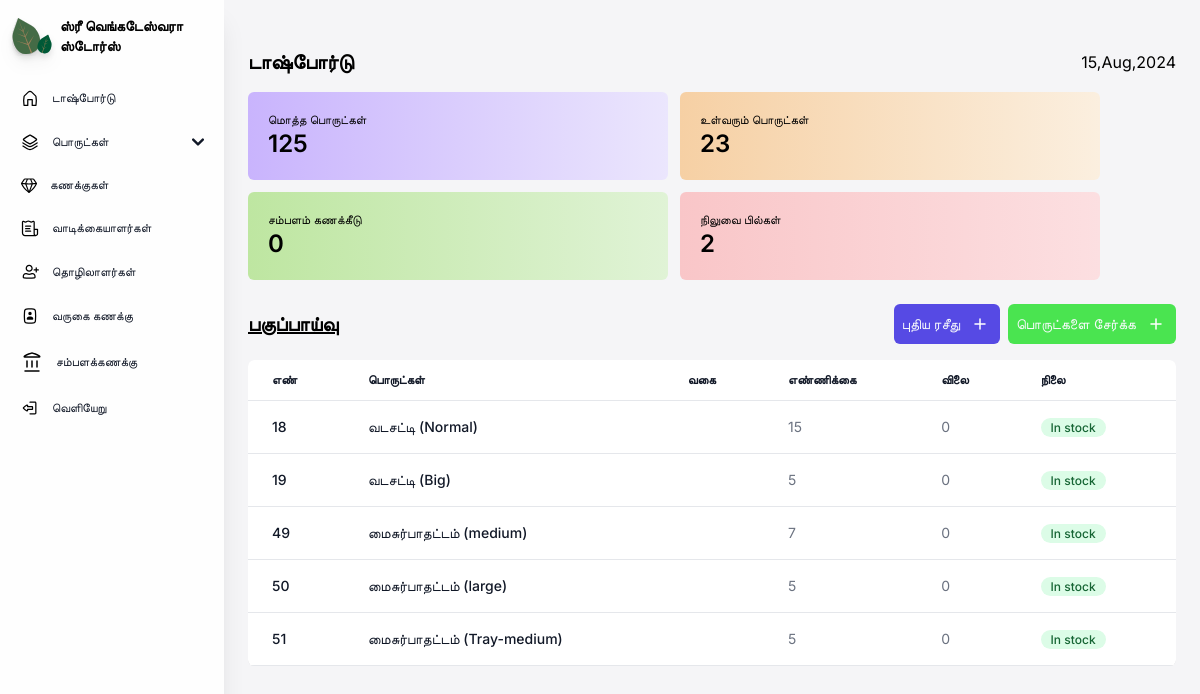
/dashboard/ (signed in), run on an earlier commit of the app's database.
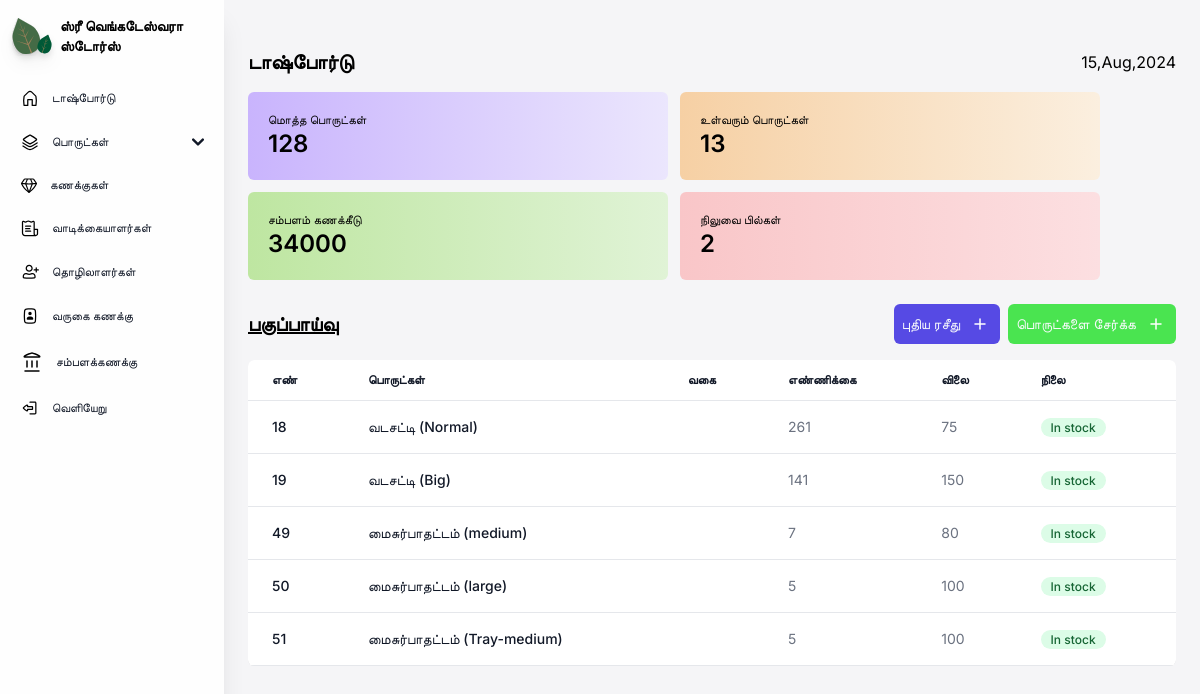
And on a later commit of the database.
### core/models.py (models this page shows, shortened)
class stock(models.Model):
    productname = models.CharField(max_length=70, db_index=True)
    category = models.CharField(max_length=50, blank=True)
    maximumstock = models.PositiveIntegerField()
    quantity = models.PositiveIntegerField()
    price = models.PositiveIntegerField()

### core/views.py (the view)
# urls.py: path('dashboard/', cvs.dashboard),
@login_required(login_url='/auth/signup/')
def dashboard(request):
    model = stock.objects.all()
    ovdc = model.order_by('productname')
    model_bills = bill.objects.filter(billstatus='opened')
    ic_stock  = 0
    for i in model:
        if i.quantity < i.maximumstock:
            ic_stock+=1
    context = {
        'overviewdata':ovdc.reverse()[:5],
        'stockcount': model.count(),
        'iccount': ic_stock,
        'billcount': model_bills.count(),
        'salarydue': salaryobj.objects.aggregate(Sum('salarydue'))['salarydue__sum']
        }
    return render(request, "core/dashboard.html", context)

### core/templates/core/dashboard.html (shortened to what the changed rows need)
{% load static %}
{% load static tailwind_tags%}
<!DOCTYPE html>
<html lang="en">
<head>
    <link href="https://cdnjs.cloudflare.com/ajax/libs/flowbite/2.3.0/flowbite.min.css" rel="stylesheet" />
    {% tailwind_css %}
</head>
<body class="font-inter bg-[#F5F5F7] max-w-full">
<section class="sm:ml-56 px-6 pb-4 max-w-full">
    <main class="mt-4 min-w-full">
    <div class="infobox flex w-full gap-3 flex-wrap items-center">
        <a href="/stocks" class="w-[420px] max-h-[115px]">
        <div class="box max-w-full p-5 bg-gradient-to-r from-[#C9B4FD] to-[#EBE6FD] rounded-md hover:scale-105 transition duration-500">
            <p class="text-xs">மொத்த பொருட்கள்</p>
            <p class="text-2xl font-semibold">{{stockcount}}</p>
        </div>
        </a>
        <a href="/incomingstocks" class="w-[420px] max-h-[115px]">
        <div class="box max-w-full p-5 bg-gradient-to-r from-[#F6D0A4] to-[#FBEFDF] rounded-md hover:scale-105 transition duration-500">
            <p class="text-xs">உள்வரும் பொருட்கள்</p>
            <p class="text-2xl font-semibold">{{iccount}}</p>
        </div>
        </a>
        <a href="/salarymanagement" class="w-[420px] max-h-[115px]">
        <div class="box max-w-full p-5 bg-gradient-to-r from-[#BEE6A1] to-[#E0F3D6] rounded-md hover:scale-105 transition duration-500">
            <p class="text-xs">சம்பளம் கணக்கீடு</p>
            <p class="text-2xl font-semibold">
                {% if salarydue == None %}
                    0
                {% else %}
                {{salarydue}}
                {% endif %}
            </p>
        </div>
        </a>
    </div>
        <div class="relative max-w-[100%] overflow-x-scroll mt-4 rounded-md">
            <table class="text-sm text-left rtl:text-right text-gray-500 bg-white dark:text-gray-400 rounded-md shadow-md overflow-x-auto w-full">
                <thead class="border-b text-xs text-gray-900 uppercase dark:text-gray-400">
                    <tr>
                        <th scope="col" class="px-6 py-3">
                            எண்
                        </th>
                        <th scope="col" class="px-6 py-3">
                            பொருட்கள்
                        </th>
                        <th scope="col" class="px-6 py-3">
                            வகை
                        </th>
                        <th scope="col" class="px-6 py-3">
                            எண்ணிக்கை
                        </th>
                        <th scope="col" class="px-6 py-3">
                            விலை
                        </th>
                        <th scope="col" class="px-6 py-3">
                            நிலை
                        </th>
                    </tr>
                </thead>
                <tbody>
                    {% for stock in overviewdata %}
                    <tr class="border-b">
                        <th scope="row" class="px-6 py-4 font-medium text-gray-900 whitespace-nowrap">
                            {{stock.id}}
                        </th>
                        <th scope="row" class="px-6 py-4 font-medium text-gray-900 whitespace-nowrap">
                            {{stock.productname}}
                        </th>
                        <td class="px-6 py-4">
                        </td>
                        <td class="px-6 py-4">
                            {{stock.quantity}}
                        </td>
                        <td class="px-6 py-4">
                            {{stock.price}}
                        </td>
                        <td class="px-6 py-4">
                            {% if stock.quantity < stock.maximumstock %}
                            <span class="bg-yellow-100 text-yellow-800 text-xs font-medium me-2 px-2.5 py-0.5 rounded-full dark:bg-yellow-900 dark:text-yellow-300">
                                Running out
                            </span>
                            {% else %}
                                <span class="bg-green-100 text-green-800 text-xs font-medium me-2 px-2.5 py-0.5 rounded-full dark:bg-yellow-900 dark:text-yellow-300">
                                    In stock
                                </span>
                            {% endif %}
                        </td>
                    </tr>
                    {% endfor %}
                </tbody>
            </table>
        </div>
    </main>
</section>
</body>
</html>

What changed in the data, as far as the page shows it:
changed stock "வடசட்டி (Normal)": quantity "15" → "261"; price "0" → "75"
changed stock "வடசட்டி (Big)": quantity "5" → "141"; price "0" → "150"
changed stock "மைசுர்பாதட்டம் (medium)": price "0" → "80"
changed stock "மைசுர்பாதட்டம் (large)": price "0" → "100"
changed stock "மைசுர்பாதட்டம் (Tray-medium)": price "0" → "100"
Also different on the page:
{{ stockcount }}: "125" → "128"
{{ iccount }}: "23" → "13"
{{ salarydue }}: (not shown) → "34000"
text no longer shown: "0"
